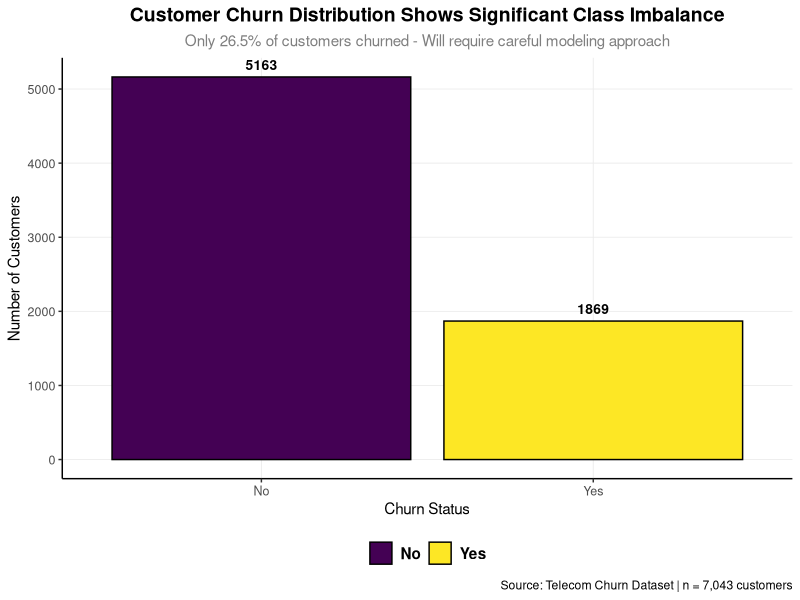
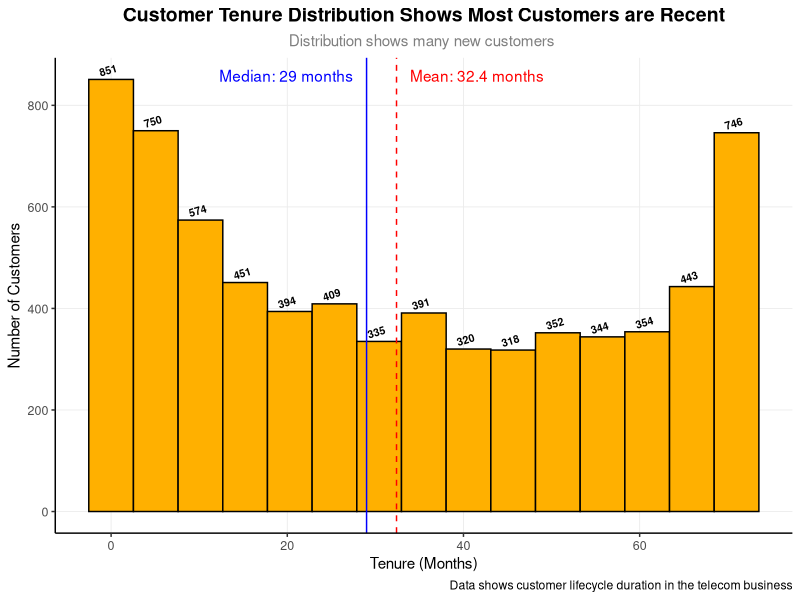
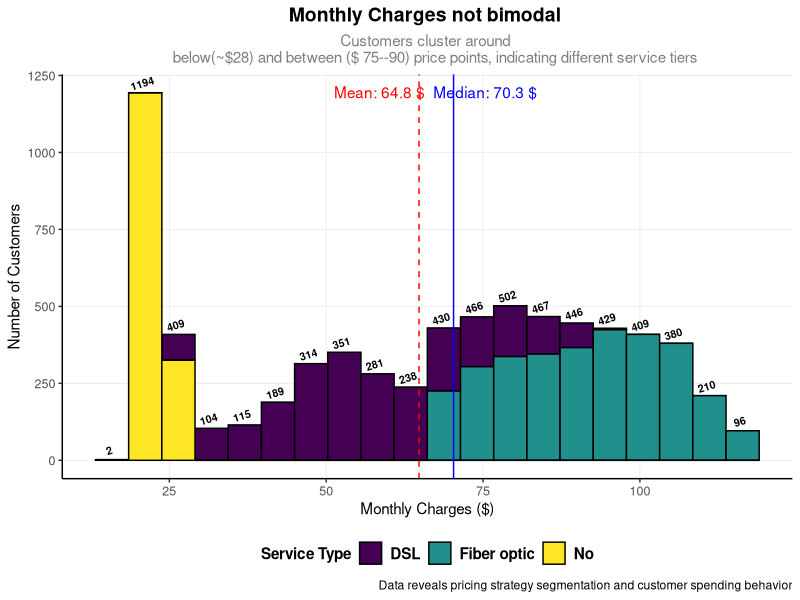
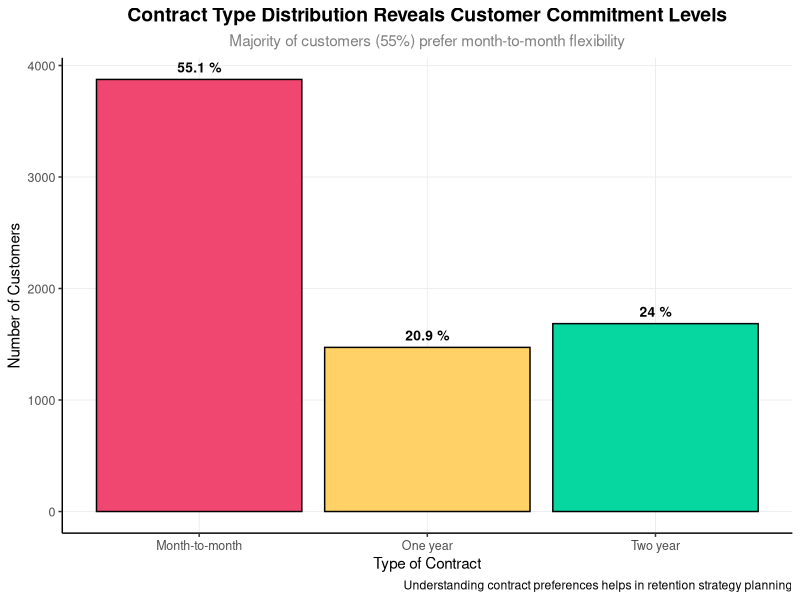

Write the R code that produced these figures, in order. (Note: this script raises an error after producing the figures.)
# Set consistent theme for ALL plots
library(tidyverse)
library(ggplot2)
library(viridis)
library(patchwork)# For arranging multiple plots
library(here)
cleaned_data <- read.csv(here("data/processed" , "clean_data.csv"))
# Custom theme for publication quality
theme_custom <- theme_classic() +
  theme(
    text = element_text(family = "sans", color = "black"  ,  size = 11),
    plot.title = element_text(size = 14, face = "bold", hjust = 0.5),
    plot.subtitle = element_text(size = 11, color = "gray50", hjust = 0.5),
    axis.title = element_text(size = 11, face = "plain"),
    axis.text = element_text(size = 9 , color = "grey30"),
    legend.position = "bottom" , 
    legend.title = element_text(face = "bold"),
    legend.text = element_text(face = "bold" ,size = 11),
    legend.background = element_rect(fill = "white" , color = NA) , 
    panel.grid.major = element_line(color = "grey92" , linewidth = 0.3),
    panel.grid.minor = element_blank()
  )


# 1. CHURN DISTRIBUTION - Global churn rate
plot_1 <- cleaned_data %>%
  mutate(churn_label = ifelse(churn == 1, "Yes", "No")) %>%
  ggplot(aes(x = churn_label , fill = churn_label)) +
  geom_bar( color = "black") +
  geom_text(stat = 'count', aes(label = after_stat(count) ), 
            vjust = -0.7, size = 3.5  , 
            , fontface = "bold") +
  labs(
    title = "Customer Churn Distribution Shows Significant Class Imbalance",
    subtitle = "Only 26.5% of customers churned - Will require careful modeling approach",
    x = "Churn Status",
    y = "Number of Customers",
    fill = NULL, 
    caption = "Source: Telecom Churn Dataset | n = 7,043 customers"
  ) +
  scale_fill_viridis_d() +
  theme_custom
ggsave("CHURN_DISTRIBUTION.png" , 
        plot = plot_1,
        width = 16, height = 9, units = "in")

# plot2
 mean_value <-  round(mean(cleaned_data$tenure) , 1)
median_value <- round(median(cleaned_data$tenure) , 1)
label_1 <-  paste0("Mean: " , mean_value ," months")
label_2 <-  paste0("Median: " , median_value ," months")
plot_2 <- ggplot(data = cleaned_data ,  aes(x = tenure)) +
  geom_histogram(color = "black" , fill = "#FFB000" , bins = 15 ) +
  geom_text(stat = "bin" , aes(label = after_stat(count)) , 
            vjust = -0.7 , size = 2.7 , 
            fontface = "bold" , 
            angle = 17 , 
            bins = 15) +
   labs(
    title = "Customer Tenure Distribution Shows Most Customers are Recent",
    subtitle = "Distribution shows many new customers ",
    y = "Number of Customers",
    x = "Tenure (Months)",
    fill = NULL, 
    caption = "Data shows customer lifecycle duration in the telecom business"
  ) +
   geom_vline(xintercept = mean_value, color = "red", linetype = "dashed") +
   geom_vline(xintercept = median_value, color = "blue") +
   annotate("text", x = mean_value, y = Inf, label = label_1, 
            vjust = 2, hjust = -0.1, color = "red") +
   annotate("text", x = median_value, y = Inf, label = label_2 , 
            vjust = 2, hjust = 1.1, color = "blue") +
   theme_custom
ggsave("tenure_distribution.png" , 
       plot = plot_2 , 
       width = 16, height = 9, units = "in"
       )


# plot3
mean_monthly <-  round(mean(cleaned_data$monthly_charges) , 1)
median_monthly <- round(median(cleaned_data$monthly_charges) , 1)
label_1 <-  paste0("Mean: " , mean_monthly ," $")
label_2 <-  paste0("Median: " , median_monthly ," $")
plot_3 <- ggplot(data = cleaned_data ,  aes(x = monthly_charges)) +
  geom_histogram(color = "black"  , bins = 20 , 
                 aes(fill = internet_service)) +
  geom_text(stat = "bin" , aes(label = after_stat(count)) , 
            vjust = -0.7 , size = 2.7 , 
            fontface = "bold" , 
            angle = 17 , 
            bins = 20) +
  labs(
    title = "Monthly Charges not bimodal ",
    subtitle = "Customers cluster around 
    below(~$28) and between ($ 75--90) price points, indicating different service tiers",
    y = "Number of Customers",
    x = "Monthly Charges ($)",
    fill = "Service Type",
    caption = "Data reveals pricing strategy segmentation and customer spending behavior"
  ) +
  geom_vline(xintercept = mean_monthly, color = "red", linetype = "dashed") +
  geom_vline(xintercept = median_monthly, color = "blue") +
  annotate("text", x = mean_monthly -15, y = Inf, label = label_1, 
           vjust = 2, hjust = -0.1, color = "red") +
  annotate("text", x = median_monthly +15, y = Inf, label = label_2 , 
           vjust = 2, hjust = 1.1, color = "blue") +
  scale_fill_viridis_d() +
  theme_custom


ggsave("monthly_charges_distribution.png" , 
       plot = plot_3 , 
       width = 16, height = 9, units = "in")
# Check if bimodal
bimodal_check <- cleaned_data %>%
  summarise(
    low_tier = sum(monthly_charges < 50) / n() * 100,
    high_tier = sum(monthly_charges >= 50) / n() * 100,
    is_bimodal = abs(mean_monthly - median_monthly) > 10  
  )
bimodal_check
# plot_4 

plot_4 <- ggplot(data = cleaned_data ,  aes(x = contract)) +
  geom_bar(color = "black"  , 
                 aes(fill = contract ) , show.legend = FALSE) +
  geom_text(stat = "count" , 
            aes(label =paste(round(after_stat(count)/sum(after_stat(count)) *100 , 1) , "%")) , 
            vjust = -0.7 , size = 3.5 , 
            fontface = "bold"  ) +
  labs(
    title = "Contract Type Distribution Reveals Customer Commitment Levels",
    subtitle = "Majority of customers (55%) prefer month-to-month flexibility",
    y = "Number of Customers",
    x = "Type of Contract",
    fill = NULL,
    caption = "Understanding contract preferences helps in retention strategy planning"
  ) +
  scale_fill_manual(values = c("Month-to-month" = "#EF476F", 
                               "One year" = "#FFD166",         
                               "Two year" = "#06D6A0")) +
  theme_custom




ggsave("contract_distribution.png" , 
       plot = plot_4 , 
       width = 16, height = 9, units = "in")


# plot_5 
plot_data <-  cleaned_data |> 
  count(contract , churn) |> 
  group_by(contract) |> 
  mutate(prop = n/sum(n)) |> ungroup()
plot_5 <- ggplot(plot_data , aes(x= contract , y = prop,  fill = factor(churn)) )+
  geom_col(color = "black" , position = "fill") +
  geom_text(aes(label = percent(prop, accuracy = 1)), 
               position = position_fill(vjust = 0.5), 
               color = "white",                       
               fontface = "bold") +
  labs(
    title = "Month-to-Month Contracts Have Significantly Higher Churn Risk",
    subtitle = "Churn rate is 43% for month-to-month vs only 3% for two-year contracts",
    y = "Proportion of Customers",
    x = "Contract Type",
    fill = "Churn",
    caption = "Long-term contracts reduce churn by 4× - crucial for retention strategy"
  ) +
  scale_y_continuous(labels = percent) +
  scale_fill_discrete(labels = c("No", "Yes")) +
  theme_custom
 

ggsave("bivar_contract_vs_churn_01.png" , 
       plot = plot_5, 
       width = 16, height = 9, units = "in")
# plot_6
plot_data2 <-  cleaned_data |> 
  count(payment_method , churn) |> 
  group_by(payment_method) |> 
  mutate(prop = n/sum(n)) |> ungroup()
plot_6 <- ggplot(plot_data2 , aes(x= payment_method , y = prop,  fill = factor(churn)) )+
  geom_col(color = "black" , position = "fill") +
  geom_text(aes(label = percent(prop, accuracy = 1)), 
            position = position_fill(vjust = 0.5), 
            color = "white",                       
            fontface = "bold") +
  labs(
    title = "Electronic Check Users Show Highest Churn Vulnerability",
    subtitle = "Converting check users to automatic
    payments could prevent 1 in 3 potential churn cases",
    y = "Proportion of Customers",
    x = "Payment Method",
    fill = "Churn",
    caption = "Operational insight: Friction in
    payment process directly impacts customer retention"
  ) +
  scale_y_continuous(labels = percent) +
  scale_fill_discrete(labels = c("No", "Yes")) +
  theme_custom


ggsave("bivar_payment_vs_churn_02.png" , 
       plot = plot_6, 
       width = 16, height = 9, units = "in")


# plot7 

plot_7a <- ggplot(cleaned_data , aes(x = factor(churn) , y =tenure , fill=factor(churn))) +
  geom_violin(alpha= 0.4) +
  geom_boxplot(width = 0.2, color = "black", outlier.shape = NA) +
  labs(
    title = "Customers Typically Churn Within the First Year",
    subtitle = "Median tenure for churned users is significantly lower than retained users",
    x = "Churn Status",
    y = "Tenure (Months)",
    fill = "Churned?" , 
    caption = "Tenure is a huge indicator of churn"
  ) +
  scale_x_discrete(labels = c("0" = "Stayed", "1" = "Churned"))+
  scale_fill_manual(values = c("0" = "#648FFF", "1" = "#FFB000"), labels = c("No", "Yes")) +
  theme_custom
ggsave("bivar_tenure_vs_churn_03_a.png" , 
       plot = plot_7a , 
       width = 16 , height = 9 , 
       units = "in")



# plot_7b
plot_7b <- ggplot(cleaned_data , aes(x = tenure ,  fill=factor(churn))) +
 
  geom_histogram(color = "black") +
  labs(
    title = "Customers Typically Churn Within the First Year",
    subtitle = "typically after 24 months churn tends to be very low",
    x = "Churn Status",
    y = "freq",
    fill = "Churned?" , 
    caption = "Tenure is a huge indicator of churn"
  ) +
 
  scale_fill_manual(values = c("0" = "#648FFF", "1" = "#FFB000"), labels = c("No", "Yes")) +
  theme_custom
ggsave("bivar_tenure_vs_churn_03_b.png" , 
       plot = plot_7b , 
       width = 16 , height = 9 , 
       units = "in")


# plot_8a
plot_8a <- ggplot(cleaned_data , aes(x = factor(churn) , y =monthly_charges , fill=factor(churn))) +
  geom_violin(alpha= 0.4) +
  geom_boxplot(width = 0.2, color = "black", outlier.shape = NA) +
  labs(
    title = "Higher Monthly Bills Increase Churn Risk, Especially for New Customers",
    subtitle = "Median monthly charges for churned users is  higher
    than retained users",
    x = "Churn Status",
    y = "Monthy charges in $",
    fill = "Churned?" , 
    caption = "Monthly charge is a huge indicator of churn"
  ) +
  scale_x_discrete(labels = c("0" = "Stayed", "1" = "Churned"))+
  scale_fill_manual(values = c("0" = "#648FFF", "1" = "#FFB000"), labels = c("No", "Yes")) +
  theme_custom
ggsave("bivar_monthly_vs_churn_04_a.png" , 
       plot = plot_8a , 
       width = 16 , height = 9 , 
       units = "in")


# plot_8b
plot_8b <- ggplot(cleaned_data , aes(x = monthly_charges ,  fill=factor(churn))) +
  
  geom_histogram(color = "black") +
  labs(
    title = "Customers Typically Churn Within the First Year",
    subtitle = "People begin to churn more when mothly charge > 65$",
    x = "Churn Status",
    y = "Freq",
    fill = "Churned?" , 
    caption = "Monthly Charge is a huge indicator of churn"
  ) +
  
  scale_fill_manual(values = c("0" = "#648FFF", "1" = "#FFB000"), labels = c("No", "Yes")) +
  theme_custom
ggsave("bivar_monthly_vs_churn_04_b.png" , 
       plot = plot_8b , 
       width = 16 , height = 9 , 
       units = "in")
